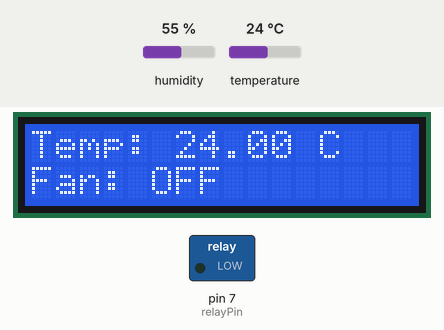
Recording of a sketch running on a simulated Arduino Uno, built with avr-gcc and run on an emulated ATmega328P. Parts: 16×2 character LCD, switched loads named in the sketch (green lamp = pin HIGH). The test bench sets the inputs (shaded band); at power-on: temperature 24 °C, humidity 55 %. What the sketch prints to the serial monitor is not drawn.

Above: at 3.2 s.
3.3 s: temperature set to 30 °C
At 5.5 s:
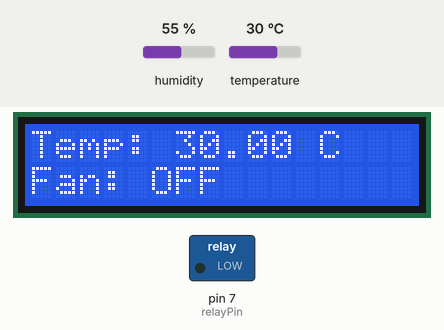
6.0 s: temperature set to 33 °C
At 7.7 s:
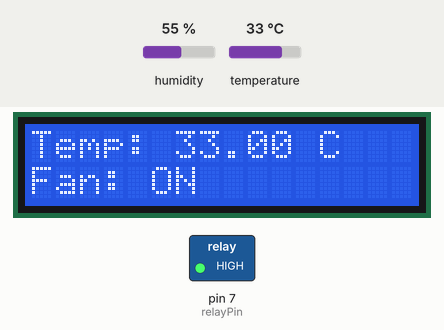
8.7 s: temperature set to 12 °C
At 10.7 s:
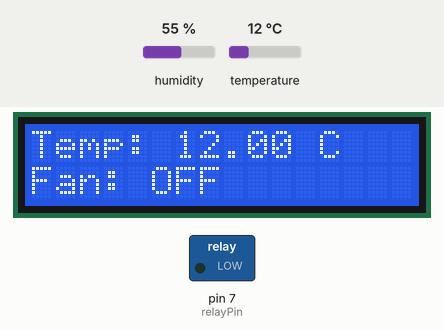
Timing chart, 0 to 12.2 s (numbered marks = the images above; inputs shaded):
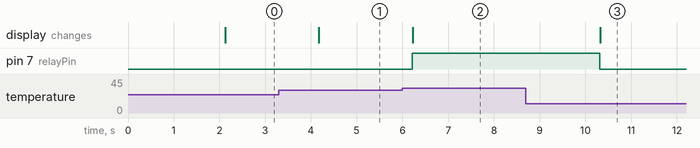

Measured:
- the behaviour switches between 31 and 32 °C on temperature (found by bisection; images 1 and 2)
- after the input at 3.3 s, the display: changes after 0.87 s (image 1)
- after the input at 6.0 s, pin 7 (relayPin): LOW → HIGH after 0.21 s; the display: changes after 0.22 s (image 2)
- after the input at 8.7 s, pin 7 (relayPin): HIGH → LOW after 1.6 s; the display: changes after 1.6 s (image 3)

The sketch:

Adaptive_Fan_Controller_project_on_13th_May_2026.ino
```cpp
#include <LiquidCrystal_I2C.h>
#include <DHT.h>

#define DHTPIN 2
#define DHTTYPE DHT11

DHT dht(DHTPIN, DHTTYPE);

float temp;

// Relay pin
int relayPin = 7;

// LCD setup
LiquidCrystal_I2C lcd(0x27, 16, 2);

void setup() {

  pinMode(relayPin, OUTPUT);

  dht.begin();

  lcd.init();
  lcd.backlight();

  lcd.setCursor(0, 0);
  lcd.print("Fan System");

  delay(2000);
  lcd.clear();

  Serial.begin(9600);
}

void loop() {

  // Read temperature
  temp = dht.readTemperature();

  // Check sensor first
  if (isnan(temp)) {
    Serial.println("Failed to read from DHT sensor");
    lcd.setCursor(0, 0);
    lcd.print("Sensor Error   ");
    lcd.setCursor(0, 1);
    lcd.print("Check DHT11    ");
    return;
  }

  // Display temperature
  lcd.setCursor(0, 0);
  lcd.print("Temp: ");
  lcd.print(temp);
  lcd.print(" C   ");

  Serial.print("Temperature: ");
  Serial.println(temp);

  // Fan control
  if (temp > 31) {
    digitalWrite(relayPin, HIGH);
    lcd.setCursor(0, 1);
    lcd.print("Fan: ON  ");
  }
  else {
    digitalWrite(relayPin, LOW);
    lcd.setCursor(0, 1);
    lcd.print("Fan: OFF ");
  }

  delay(2000);
}
```
